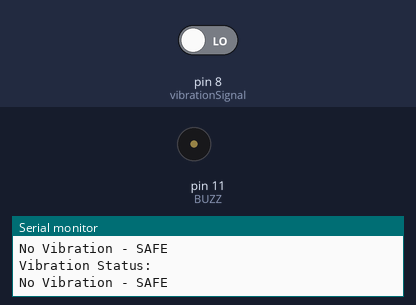
Simulated run of this sketch. Board: Arduino Uno, built with avr-gcc and run on an emulated ATmega328P. Parts: buzzer (waves = sounding), the last lines printed to the serial monitor. Inputs (shaded band) come from the test bench; at power-on: pin 8 (vibrationSignal) LOW.

Above: at 2.8 s.
2.9 s: pin 8 (vibrationSignal) driven HIGH
At 3.4 s:
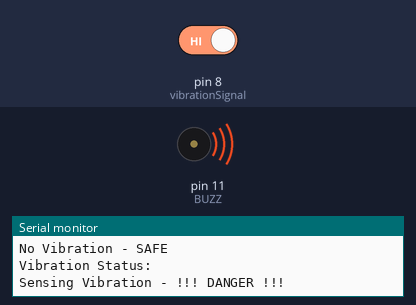
4.5 s: pin 8 (vibrationSignal) driven LOW
At 6.9 s:
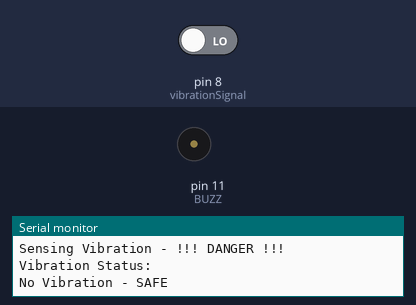
Timing chart, 0 to 8.4 s (numbered marks = the images above; inputs shaded):
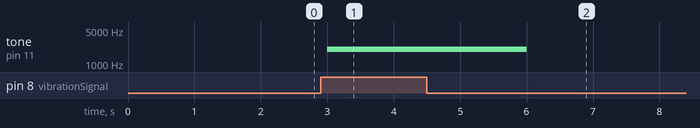

Measured:
- after the input at 2.9 s, tone on pin 11 (BUZZ): silent → 2000 Hz after 0.10 s
- after the input at 4.5 s, tone on pin 11 (BUZZ): 2000 Hz → silent after 1.5 s

The sketch:

vibration_only_alert.ino
```cpp
const int vibrationSignal = 8;
const int BUZZ = 11;

void setup() {
  Serial.begin(9600);
  pinMode(vibrationSignal, INPUT);
  pinMode(BUZZ, OUTPUT);
}

void loop() {
  int sensorState = digitalRead(vibrationSignal);
  Serial.println("Vibration Status:");

  if (sensorState == 1) {
    Serial.println("Sensing Vibration - !!! DANGER !!!");
    tone(BUZZ, 2000);
    delay(2000);
  } else {
    Serial.println("No Vibration - SAFE");
    noTone(BUZZ);
  }
  delay(1000);
}
```

soil_vibration_alert.ino
```cpp

```
